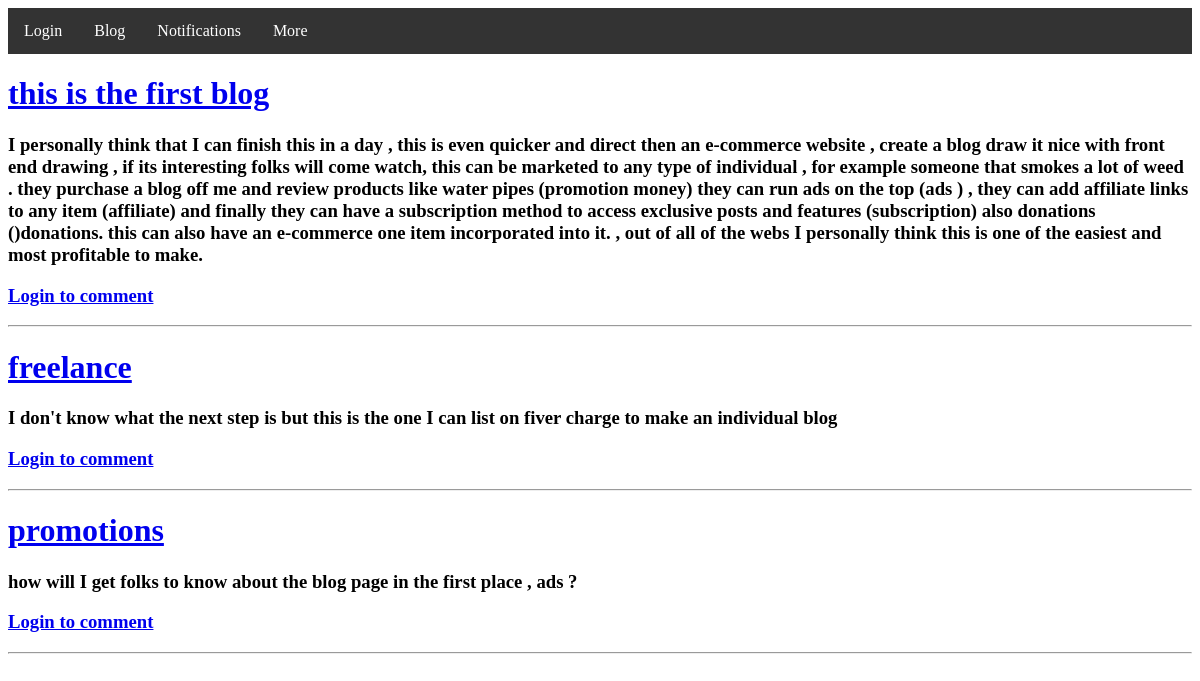
The app's page /, older data.
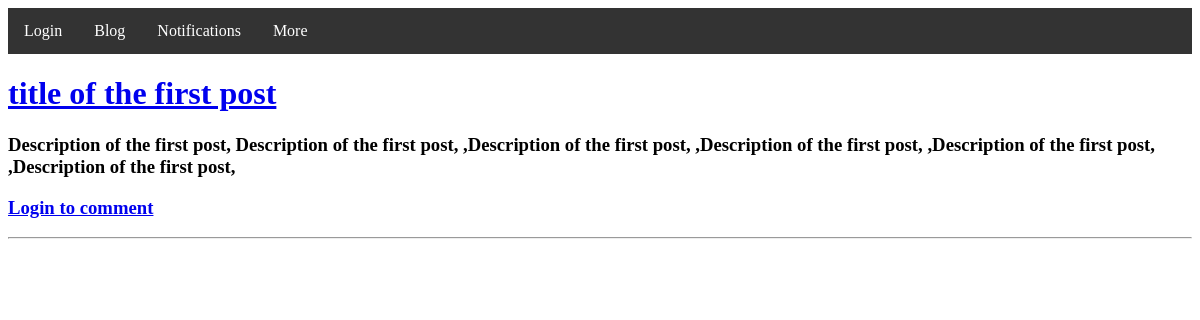
The same page, newer data.
### feed/models.py (models this page shows, shortened)
class PostModel(models.Model):
    title = models.CharField(max_length=50)
    description = models.TextField()
    slug= models.SlugField(default=True)

### feed/views.py (the view)
# urls.py: path('',v.firstpage),
def firstpage(request):
    post=PostModel.objects.all()
    context={'post':post}
    return render(request,"feed/feed.html",context)

### feed/templates/feed/feed.html (shortened to what this page needs)
<!DOCTYPE html>
<html lang="en">
    {% extends 'functions/navbar.html' %}
    {% block content %}
<head>
</head>
<body>
{% for i in post %}
<h1><a href="{% url 'inspect' i.id %}">{{ i.title }}</a></h1>
<h3> {{ i.description }} </h3>
{% if user.is_authenticated %}
<h3>  <a href="{% url  'comment' %}"> Comment</a></h3>
                {% else %}
<h3 > <a href="{% url  'login' %}">Login to comment </a></h3>
                {% endif %}
<hr>
{% endfor %}
</body>
{% endblock content %}

### functions/templates/functions/navbar.html (shortened to what this page needs)
<!DOCTYPE html>
<html>
<head>
</head>
<body>
<ul>
    {% if user.is_authenticated %}
    <li><a class="active" href="{% url 'logout' %}">Logout</a></li>
  <li><a href="tryit.asp-filename=trycss_navbar_horizontal_black.html#news">Blog</a></li>
  <li><a href="tryit.asp-filename=trycss_navbar_horizontal_black.html#contact">Notifications</a></li>
  <li><a href="tryit.asp-filename=trycss_navbar_horizontal_black.html#about">More</a></li>
                    {% else %}
      <li><a class="active" href="tryit.asp-filename=trycss_navbar_horizontal_black.html#home">Login</a></li>
  <li><a href="tryit.asp-filename=trycss_navbar_horizontal_black.html#news">Blog</a></li>
  <li><a href="tryit.asp-filename=trycss_navbar_horizontal_black.html#contact">Notifications</a></li>
  <li><a href="tryit.asp-filename=trycss_navbar_horizontal_black.html#about">More</a></li>
                    {% endif %}
</ul>
</body>
{% block content %}
{% endblock %}
</html>

### functions/templates/functions/navbar.html (style rules this page uses)
ul { list-style-type: none; margin: 0; padding: 0; overflow: hidden; background-color: #333; }
li { float: left; }
li a { display: block; color: white; text-align: center; padding: 14px 16px; text-decoration: none; }

Row changes from the older to the newer data that the page shows:
removed PostModel: title "freelance", description "I don't know what the next step is but this is the one I can list on fiver charge to make an individual blog"
removed PostModel: title "promotions", description "how will I get folks to know about the blog page in the first place , ads ?"
changed PostModel: title "this is the first blog" → "title of the first post"; description "I personally think that I can finish this in a day , this is even quicker and direct then an e-commerce website , create a blog draw it nice with front end drawing , if its interesting folks will come watch, this can be marketed to any type of individual , for example someone that smokes a lot of weed . they purchase a blog off me and review products like water pipes (promotion money) they can run ads on the top (ads ) , they can add affiliate links to any item (affiliate) and finally they can have a subscription method to access exclusive posts and features (subscription) also donations ()donations. this can also have an e-commerce one item incorporated into it. , out of all of the webs I…" → "Description of the first post, Description of the first post, ,Description of the first post, ,Description of the first post, ,Description of the first post, ,Description of the first post,"
